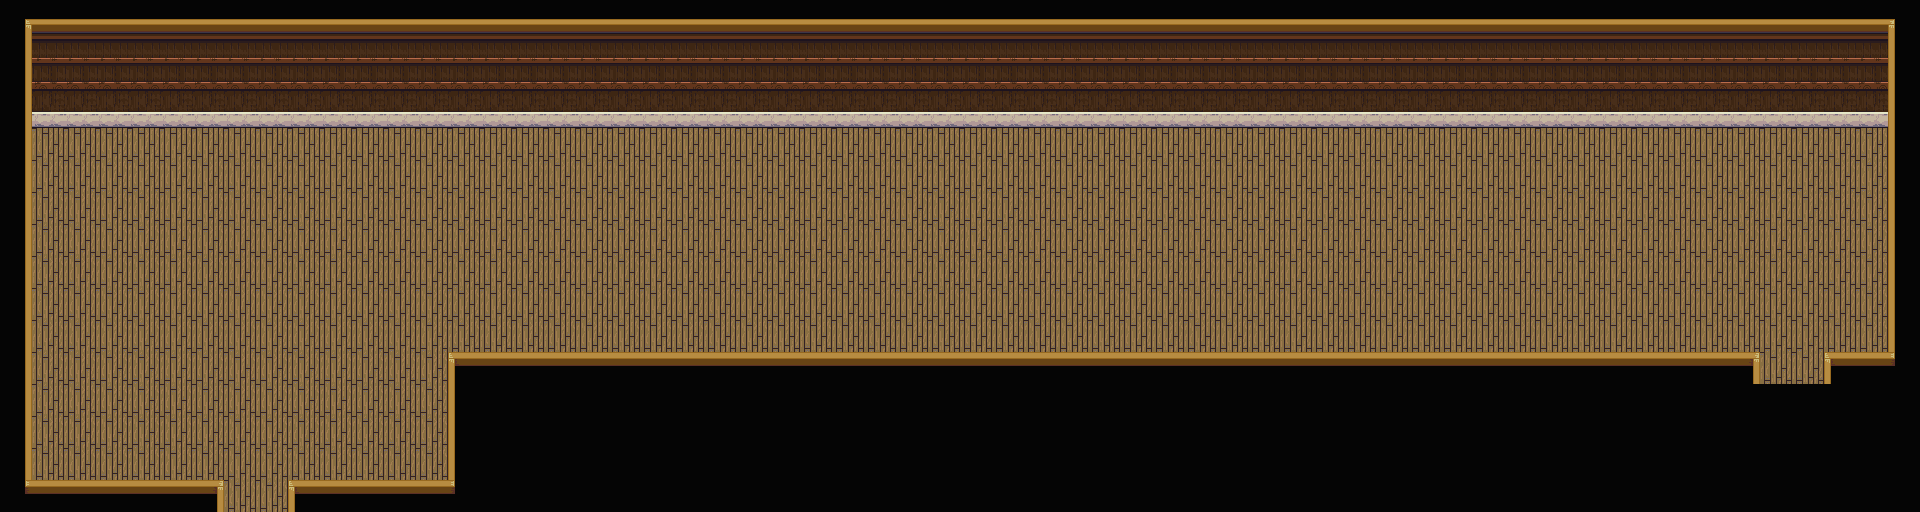

This game map was drawn from its Tiled (.tmx) file and the tilesets committed beside it. A one-line description and the full map source follow:
An orthogonal 60x16 tile map with 32x32 px tiles, 1 tile layer (U_Background) and 10 objects (village1, corridor).

<map version="1.2" tiledversion="1.2.5" orientation="orthogonal" renderorder="right-down" width="60" height="16" tilewidth="32" tileheight="32" infinite="0" nextlayerid="4" nextobjectid="13">
 <tileset firstgid="1" source="Indoor.tsx" />
 <layer id="1" name="U_Background" width="60" height="16">
  <data encoding="csv">
338,340,340,340,340,340,340,340,340,340,340,340,340,340,340,340,340,340,340,340,340,340,340,340,340,340,340,340,340,340,340,340,340,340,340,340,340,340,340,340,340,340,340,340,340,340,340,340,340,340,340,340,340,340,340,340,340,340,340,337,
317,225,225,225,225,225,225,225,225,225,225,225,225,225,225,225,225,225,225,225,225,225,225,225,225,225,225,225,225,225,225,225,225,225,225,225,225,225,225,225,225,225,225,225,225,225,225,225,225,225,225,225,225,225,225,225,225,225,225,315,
317,249,249,249,249,249,249,249,249,249,249,249,249,249,249,249,249,249,249,249,249,249,249,249,249,249,249,249,249,249,249,249,249,249,249,249,249,249,249,249,249,249,249,249,249,249,249,249,249,249,249,249,249,249,249,249,249,249,249,315,
317,273,273,273,273,273,273,273,273,273,273,273,273,273,273,273,273,273,273,273,273,273,273,273,273,273,273,273,273,273,273,273,273,273,273,273,273,273,273,273,273,273,273,273,273,273,273,273,273,273,273,273,273,273,273,273,273,273,273,315,
317,361,361,361,361,361,361,361,361,361,361,361,361,361,361,361,361,361,361,361,361,361,361,361,361,361,361,361,361,361,361,361,361,361,361,361,361,361,361,361,361,361,361,361,361,361,361,361,361,361,361,361,361,361,361,361,361,361,361,315,
317,361,361,361,361,361,361,361,361,361,361,361,361,361,361,361,361,361,361,361,361,361,361,361,361,361,361,361,361,361,361,361,361,361,361,361,361,361,361,361,361,361,361,361,361,361,361,361,361,361,361,361,361,361,361,361,361,361,361,315,
317,361,361,361,361,361,361,361,361,361,361,361,361,361,361,361,361,361,361,361,361,361,361,361,361,361,361,361,361,361,361,361,361,361,361,361,361,361,361,361,361,361,361,361,361,361,361,361,361,361,361,361,361,361,361,361,361,361,361,315,
317,361,361,361,361,361,361,361,361,361,361,361,361,361,361,361,361,361,361,361,361,361,361,361,361,361,361,361,361,361,361,361,361,361,361,361,361,361,361,361,361,361,361,361,361,361,361,361,361,361,361,361,361,361,361,361,361,361,361,315,
317,361,361,361,361,361,361,361,361,361,361,361,361,361,361,361,361,361,361,361,361,361,361,361,361,361,361,361,361,361,361,361,361,361,361,361,361,361,361,361,361,361,361,361,361,361,361,361,361,361,361,361,361,361,361,361,361,361,361,315,
317,361,361,361,361,361,361,361,361,361,361,361,361,361,361,361,361,361,361,361,361,361,361,361,361,361,361,361,361,361,361,361,361,361,361,361,361,361,361,361,361,361,361,361,361,361,361,361,361,361,361,361,361,361,361,361,361,361,361,315,
317,361,361,361,361,361,361,361,361,361,361,361,361,361,361,361,361,361,361,361,361,361,361,361,361,361,361,361,361,361,361,361,361,361,361,361,361,361,361,361,361,361,361,361,361,361,361,361,361,361,361,361,361,361,361,361,361,361,361,315,
317,361,361,361,361,361,361,361,361,361,361,361,361,361,291,292,292,292,292,292,292,292,292,292,292,292,292,292,292,292,292,292,292,292,292,292,292,292,292,292,292,292,292,292,292,292,292,292,292,292,292,292,292,292,293,361,361,291,292,313,
317,361,361,361,361,361,361,361,361,361,361,361,361,361,315,316,316,316,316,316,316,316,316,316,316,316,316,316,316,316,316,316,316,316,316,316,316,316,316,316,316,316,316,316,316,316,316,316,316,316,316,316,316,316,316,316,316,316,316,316,
317,361,361,361,361,361,361,361,361,361,361,361,361,361,315,316,316,316,316,316,316,316,316,316,316,316,316,316,316,316,316,316,316,316,316,316,316,316,316,316,316,316,316,316,316,316,316,316,316,316,316,316,316,316,316,316,316,316,316,316,
317,361,361,361,361,361,361,361,361,361,361,361,361,361,315,316,316,316,316,316,316,316,316,316,316,316,316,316,316,316,316,316,316,316,316,316,316,316,316,316,316,316,316,316,316,316,316,316,316,316,316,316,316,316,316,316,316,316,316,316,
314,292,292,292,292,292,293,361,361,291,292,292,292,292,313,316,316,316,316,316,316,316,316,316,316,316,316,316,316,316,316,316,316,316,316,316,316,316,316,316,316,316,316,316,316,316,316,316,316,316,316,316,316,316,316,316,316,316,316,316
</data>
 </layer>
 <objectgroup id="2" name="Collisions">
  <object id="1" x="448" y="352" width="1312" height="160" />
  <object id="2" x="1760" y="384" width="64" height="128" />
  <object id="3" x="1824" y="352" width="96" height="160" />
  <object id="4" x="1888" y="0" width="32" height="352" />
  <object id="5" x="0" y="0" width="1888" height="128" />
  <object id="6" x="0" y="128" width="32" height="384" />
  <object id="7" x="32" y="480" width="192" height="32" />
  <object id="8" x="288" y="480" width="160" height="32" />
 </objectgroup>
 <objectgroup id="3" name="Doorways">
  <object id="9" name="village1" x="224" y="480" width="64" height="32">
   <properties>
    <property name="pos_x" type="int" value="67" />
    <property name="pos_y" type="int" value="14" />
   </properties>
  </object>
  <object id="10" name="corridor" x="1760" y="352" width="64" height="32">
   <properties>
    <property name="pos_x" type="int" value="4" />
    <property name="pos_y" type="int" value="5" />
   </properties>
  </object>
 </objectgroup>
</map>
